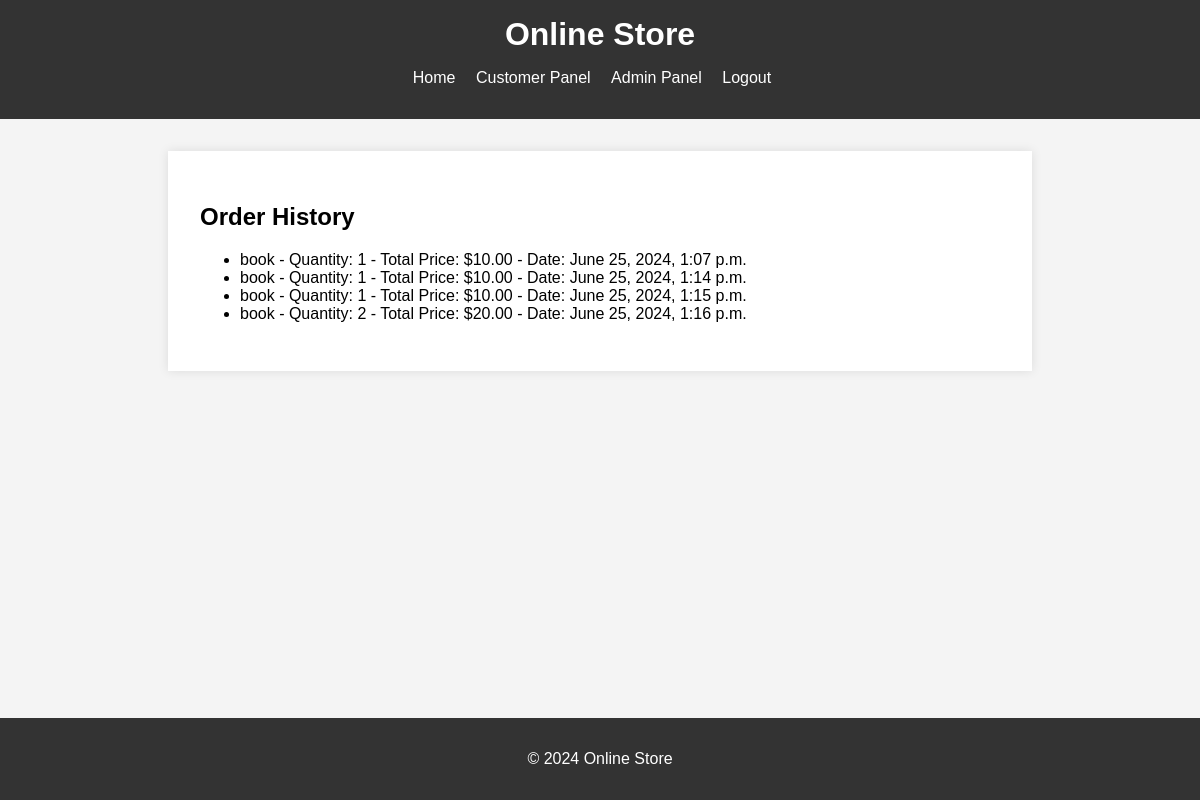
The app's page /order_history/ (signed in) with its own data.
### main/models.py (models this page shows)
class Order(models.Model):
    customer = models.ForeignKey(Customer, on_delete=models.CASCADE)
    product = models.ForeignKey(Product, on_delete=models.CASCADE)
    quantity = models.PositiveIntegerField()
    total_price = models.DecimalField(max_digits=10, decimal_places=2)
    date_ordered = models.DateTimeField(auto_now_add=True)

class Product(models.Model):
    code = models.CharField(max_length=100, unique=True)
    name = models.CharField(max_length=255)
    price = models.DecimalField(max_digits=10, decimal_places=2)
    stock = models.PositiveIntegerField()

### main/views.py (the view)
# urls.py: path('order_history/', views.order_history, name='order_history'),
@login_required
def order_history(request):
    if request.user.role != User.CUSTOMER:
        return redirect('admin_panel')
    customer = Customer.objects.get(user=request.user)
    orders = Order.objects.filter(customer=customer)
    return render(request, 'main/order_history.html', {'orders': orders})

### main/templates/main/order_history.html (shortened to what this page needs)
{% extends 'main/base.html' %}
{% block content %}
<div class="container">
    <h2>Order History</h2>
    <ul>
        {% for order in orders %}
        <li>{{ order.product.name }} - Quantity: {{ order.quantity }} - Total Price: ${{ order.total_price }} - Date: {{ order.date_ordered }}</li>
        {% endfor %}
    </ul>
</div>
{% endblock %}

### main/templates/main/base.html (shortened to what this page needs)
<!DOCTYPE html>
<html lang="en">
<head>
    <link rel="stylesheet" href="/static/main/css/styles.css">
</head>
<body>
    <header>
        <h1>Online Store</h1>
        <nav>
            <ul>
                <li><a href="{% url 'home' %}">Home</a></li>
                <li><a href="{% url 'customer_panel' %}">Customer Panel</a></li>
                <li><a href="{% url 'admin_panel' %}">Admin Panel</a></li>
                <li><a href="{% url 'logout' %}">Logout</a></li>
            </ul>
        </nav>
    </header>
    <main>
        {% block content %}
        {% endblock %}
    </main>
    <footer>
        <p>&copy; 2024 Online Store</p>
    </footer>
</body>
</html>

### main/static/main/css/styles.css (style rules this page uses)
body { font-family: Arial, sans-serif; margin: 0; padding: 0; background-color: #f4f4f4; }
header { background-color: #333; color: #fff; padding: 1rem 0; text-align: center; }
header h1 { margin: 0; }
nav ul { list-style: none; padding: 0; }
nav ul li { display: inline; margin-right: 1rem; }
nav ul li a { color: #fff; text-decoration: none; }
main { padding: 2rem; }
footer { background-color: #333; color: #fff; text-align: center; padding: 1rem 0; position: absolute; bottom: 0; width: 100%; }
.container { max-width: 800px; margin: 0 auto; background: #fff; padding: 2rem; box-shadow: 0 0 10px rgba(0, 0, 0, 0.1); }

### records on screen
Order: product.name "book", quantity "1", total_price "10.00", date_ordered "June 25, 2024, 1:07 p.m."
Order: product.name "book", quantity "1", total_price "10.00", date_ordered "June 25, 2024, 1:14 p.m."
Order: product.name "book", quantity "1", total_price "10.00", date_ordered "June 25, 2024, 1:15 p.m."
Order: product.name "book", quantity "2", total_price "20.00", date_ordered "June 25, 2024, 1:16 p.m."
